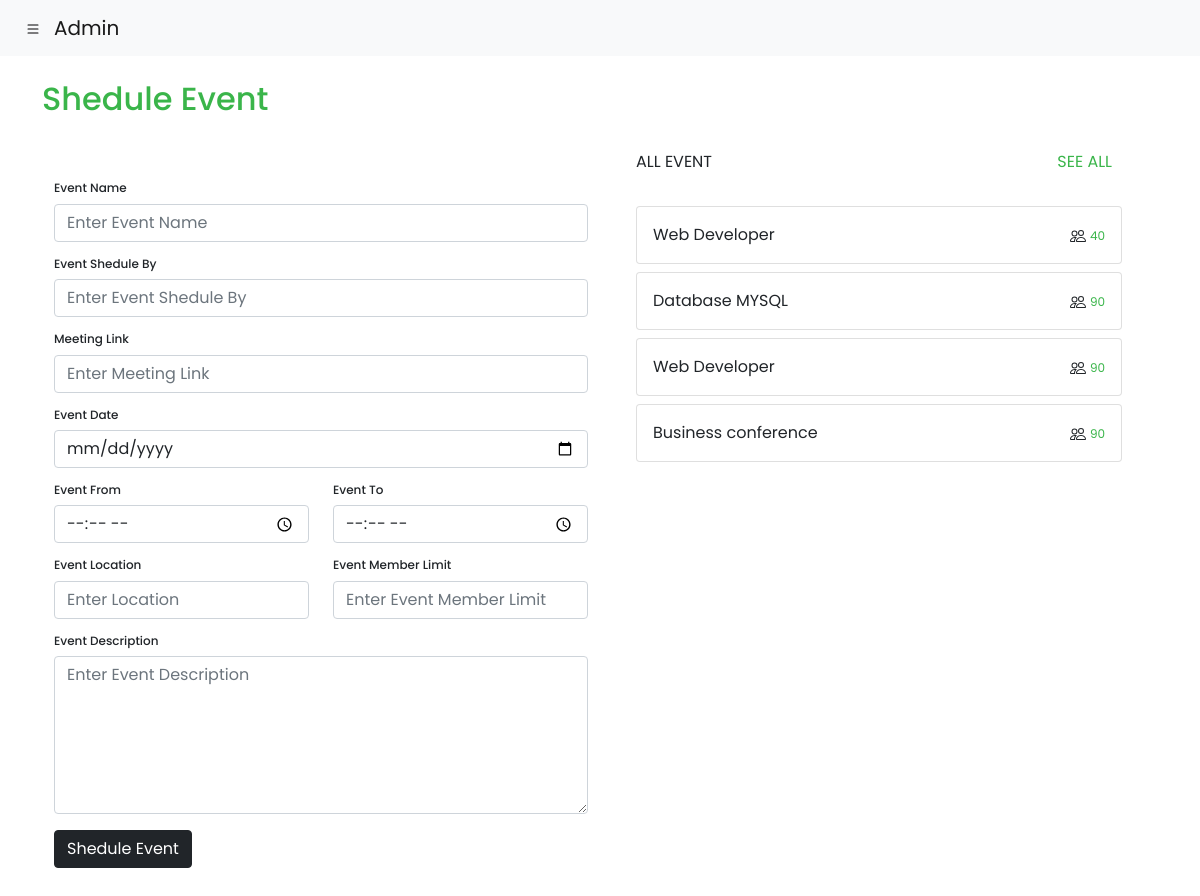
/Admin/shedule.php (signed in), run on the app's committed database.
### tables this page shows
CREATE TABLE `shedule_event` (
  `id` int(255) NOT NULL,
  `e_name` varchar(255) NOT NULL,
  `e_by` varchar(255) NOT NULL,
  `e_link` varchar(255) NOT NULL,
  `e_date` varchar(255) NOT NULL,
  `e_from` varchar(255) NOT NULL,
  `e_to` varchar(255) NOT NULL,
  `e_location` varchar(255) NOT NULL,
  `e_limit` varchar(255) NOT NULL,
  `e_des` varchar(255) NOT NULL
);

### Admin/shedule.php (the view, shortened to what this page needs)
<!DOCTYPE html>
<html>
<head>
</head>
<body>
<form method="post">
<?php include 'navbar.php'; ?>
<div class="container mt-4">
  <div class="row">
    <div class="col-md-12">
      <h2 style="color: #3AB54A;">Shedule Event</h2>
    </div>
  </div>
<div class="container mt-4">
	<div class="row">
		<div class="col-md-6 mt-3">
            <h6 class="text_pa">Event Name</h6>
            <input type="text" name="e_name" placeholder="Enter Event Name" class="form-control" required>
             <h6 class="text_pa">Event Shedule By</h6>
             <input type="text" name="e_by" placeholder="Enter Event Shedule By" class="form-control" required>
            <h6 class="text_pa">Meeting Link</h6>
            <input type="text" name="e_link" placeholder="Enter Meeting Link" class="form-control" required>
            <h6 class="text_pa">Event Date</h6>
            <input type="date" name="e_date" class="form-control" required>
            <div class="row">
            	<div class="col-md-6">
            		<h6 class="text_pa">Event From</h6>
            		<input type="time" name="e_from" class="form-control" required>
            	</div>
            	<div class="col-md-6">
            		<h6 class="text_pa">Event To</h6>
            		<input type="time" name="e_to" class="form-control" required>
            	</div>
            </div>
            <div class="row">
            	<div class="col-md-6">
            		<h6 class="text_pa">Event Location</h6>
            		<input type="text" name="e_location" placeholder="Enter Location" class="form-control" required>
            	</div>
            	<div class="col-md-6">
            		<h6 class="text_pa">Event Member Limit</h6>
            		<input type="number" name="e_limit" placeholder="Enter Event Member Limit" class="form-control" required>
            	</div>
            </div>
            <h6 class="text_pa">Event Description</h6>
            <textarea name="e_des" placeholder="Enter Event Description" rows="6" class="form-control" required></textarea>
            <div class="row mt-3">
            	<div class="col-md-4">
            		<input type="submit" name="submit" value="Shedule Event" class="btn btn-dark">
            	</div>
            </div>
		</div>
		<div class="col-md-6">
			<div class="container">
				<div class="">
        	 <div class="float-start">
         	ALL EVENT
         </div>
         <div class="float-end">
         	<a href="all_shedule.php" style="text-decoration: none; color: #3AB54A;">SEE ALL</a>
         </div>
        </div>
<br><br>
<div class=" mt-2">
           	 <?php
           include '../conn.php';
           $sql = " select * from shedule_event ORDER BY id DESC LIMIT 6 ";
           $run = mysqli_query($conn,$sql);
           while ($row = mysqli_fetch_array($run))
           {
           ?>
           	<div class="card mt-2 p-3">
              <div class="row">
              	<div class="col-8">
              		<?php echo $row['e_name']; ?>
              	</div>
              	<div class="col-4" style="text-align: right;">
 <span style="font-size: 12px; color: #3AB54A;"><?php echo $row['e_limit']; ?></span>
              	</div>
              </div>
           	</div>
           	 <?php } ?>
           </div>
			</div>
		</div>
	</div>
</div>
</div>
<br><br>
</form>
</body>
</html>

### Admin/shedule.php (style rules this page uses)
.text_pa { font-size: 12px; padding-top: 15px; }

### Admin/navbar.php (style rules this page uses)
body { font-family: 'Poppins', sans-serif; }
a { text-decoration: none; color:#0009; padding: 10px; }

### data on the page
shedule_event: e_name "Web Developer", e_limit "40"
shedule_event: e_name "Database MYSQL", e_limit "90"
shedule_event: e_name "Web Developer", e_limit "90"
shedule_event: e_name "Business conference", e_limit "90"
